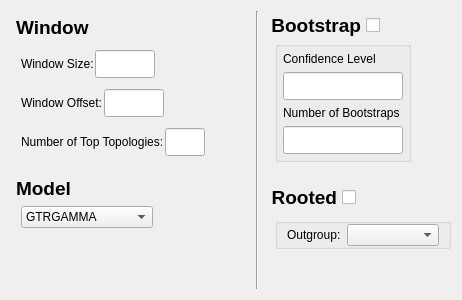
                <widget class="QWidget" name="raxmlStandardOptionsTab">
                 <attribute name="title">
                  <string>Standard</string>
                 </attribute>
                 <layout class="QHBoxLayout" name="horizontalLayout">
                  <item>
                   <layout class="QVBoxLayout" name="verticalLayout_2">
                    <property name="spacing">
                     <number>1</number>
                    </property>
                    <item>
                     <layout class="QHBoxLayout" name="horizontalLayout_10">
                      <property name="leftMargin">
                       <number>5</number>
                      </property>
                      <property name="topMargin">
                       <number>5</number>
                      </property>
                      <property name="bottomMargin">
                       <number>5</number>
                      </property>
                      <item>
                       <widget class="QLabel" name="windowOptionsLabel">
                        <property name="font">
                         <font>
                          <pointsize>14</pointsize>
                          <weight>75</weight>
                          <bold>true</bold>
                         </font>
                        </property>
                        <property name="text">
                         <string>Window</string>
                        </property>
                        <property name="margin">
                         <number>0</number>
                        </property>
                        <property name="indent">
                         <number>-1</number>
                        </property>
                       </widget>
                      </item>
                     </layout>
                    </item>
                    <item>
                     <layout class="QHBoxLayout" name="windowSizeHL">
                      <property name="leftMargin">
                       <number>10</number>
                      </property>
                      <property name="topMargin">
                       <number>5</number>
                      </property>
                      <property name="rightMargin">
                       <number>5</number>
                      </property>
                      <property name="bottomMargin">
                       <number>5</number>
                      </property>
                      <item>
                       <widget class="QLabel" name="windowSizeLabel">
                        <property name="text">
                         <string>Window Size:</string>
                        </property>
                       </widget>
                      </item>
                      <item>
                       <widget class="QLineEdit" name="windowSizeEntry">
                        <property name="minimumSize">
                         <size>
                          <width>60</width>
                          <height>21</height>
                         </size>
                        </property>
                        <property name="maximumSize">
                         <size>
                          <width>40</width>
                          <height>16777215</height>
                         </size>
                        </property>
                        <property name="font">
                         <font>
                          <pointsize>13</pointsize>
                          <weight>50</weight>
                          <bold>false</bold>
                         </font>
                        </property>
                        <property name="focusPolicy">
                         <enum>Qt::WheelFocus</enum>
                        </property>
                        <property name="text">
                         <string/>
                        </property>
                       </widget>
                      </item>
                      <item>
                       <spacer name="windowSizeSpacer">
                        <property name="orientation">
                         <enum>Qt::Horizontal</enum>
                        </property>
                        <property name="sizeHint" stdset="0">
                         <size>
                          <width>40</width>
                          <height>20</height>
                         </size>
                        </property>
                       </spacer>
                      </item>
                     </layout>
                    </item>
                    <item>
                     <layout class="QHBoxLayout" name="windowOffsetHL">
                      <property name="leftMargin">
                       <number>10</number>
                      </property>
                      <property name="topMargin">
                       <number>5</number>
                      </property>
                      <property name="rightMargin">
                       <number>5</number>
                      </property>
                      <property name="bottomMargin">
                       <number>5</number>
                      </property>
                      <item>
                       <widget class="QLabel" name="windowOffsetLabel">
                        <property name="text">
                         <string>Window Offset:</string>
                        </property>
                       </widget>
                      </item>
                      <item>
                       <widget class="QLineEdit" name="windowOffsetEntry">
                        <property name="minimumSize">
                         <size>
                          <width>60</width>
                          <height>21</height>
                         </size>
                        </property>
                        <property name="maximumSize">
                         <size>
                          <width>40</width>
                          <height>16777215</height>
                         </size>
                        </property>
                        <property name="font">
                         <font>
                          <pointsize>13</pointsize>
                          <weight>50</weight>
                          <bold>false</bold>
                         </font>
                        </property>
                        <property name="focusPolicy">
                         <enum>Qt::WheelFocus</enum>
                        </property>
                        <property name="text">
                         <string/>
                        </property>
                       </widget>
                      </item>
                      <item>
                       <spacer name="windowOffsetSpacer">
                        <property name="orientation">
                         <enum>Qt::Horizontal</enum>
                        </property>
                        <property name="sizeHint" stdset="0">
                         <size>
                          <width>40</width>
                          <height>20</height>
                         </size>
                        </property>
                       </spacer>
                      </item>
                     </layout>
                    </item>
                    <item>
                     <layout class="QHBoxLayout" name="numberOfTopTopologiesHL">
                      <property name="leftMargin">
                       <number>10</number>
                      </property>
                      <property name="topMargin">
                       <number>5</number>
                      </property>
                      <property name="rightMargin">
                       <number>5</number>
                      </property>
                      <property name="bottomMargin">
                       <number>5</number>
                      </property>
                      <item>
                       <widget class="QLabel" name="numberOfTopTopologiesLabel">
                        <property name="text">
                         <string>Number of Top Topologies:</string>
                        </property>
                       </widget>
                      </item>
                      <item>
                       <widget class="QLineEdit" name="numberOfTopTopologiesEntry">
                        <property name="minimumSize">
                         <size>
                          <width>40</width>
                          <height>21</height>
                         </size>
                        </property>
                        <property name="maximumSize">
                         <size>
                          <width>40</width>
                          <height>16777215</height>
                         </size>
                        </property>
                        <property name="font">
                         <font>
                          <pointsize>13</pointsize>
                          <weight>50</weight>
                          <bold>false</bold>
                         </font>
                        </property>
                        <property name="text">
                         <string/>
                        </property>
                       </widget>
                      </item>
                      <item>
                       <spacer name="numberOfTopTopologiesSpacer">
                        <property name="orientation">
                         <enum>Qt::Horizontal</enum>
                        </property>
                        <property name="sizeHint" stdset="0">
                         <size>
                          <width>40</width>
                          <height>20</height>
                         </size>
                        </property>
                       </spacer>
                      </item>
                     </layout>
                    </item>
                    <item>
                     <spacer name="verticalSpacer_5">
                      <property name="orientation">
                       <enum>Qt::Vertical</enum>
                      </property>
                      <property name="sizeType">
                       <enum>QSizePolicy::Fixed</enum>
                      </property>
                      <property name="sizeHint" stdset="0">
                       <size>
                        <width>20</width>
                        <height>10</height>
                       </size>
                      </property>
                     </spacer>
                    </item>
                    <item>
                     <layout class="QHBoxLayout" name="horizontalLayout_16">
                      <property name="leftMargin">
                       <number>5</number>
                      </property>
                      <property name="topMargin">
                       <number>5</number>
                      </property>
                      <property name="bottomMargin">
                       <number>5</number>
                      </property>
                      <item>
                       <widget class="QLabel" name="modelLabel">
                        <property name="font">
                         <font>
                          <pointsize>14</pointsize>
                          <weight>75</weight>
                          <bold>true</bold>
                         </font>
                        </property>
                        <property name="text">
                         <string>Model</string>
                        </property>
                       </widget>
                      </item>
                     </layout>
                    </item>
                    <item>
                     <layout class="QHBoxLayout" name="horizontalLayout_18">
                      <property name="leftMargin">
                       <number>10</number>
                      </property>
                      <property name="topMargin">
                       <number>0</number>
                      </property>
                      <property name="bottomMargin">
                       <number>5</number>
                      </property>
                      <item>
                       <widget class="QComboBox" name="modelComboBox">
                        <item>
                         <property name="text">
                          <string>GTRGAMMA</string>
                         </property>
                        </item>
                        <item>
                         <property name="text">
                          <string>GTRCAT</string>
                         </property>
                        </item>
                        <item>
                         <property name="text">
                          <string>GTRCATI</string>
                         </property>
                        </item>
                        <item>
                         <property name="text">
                          <string>ASC_GTRCAT</string>
                         </property>
                        </item>
                        <item>
                         <property name="text">
                          <string>ASC_GTRGAMMA</string>
                         </property>
                        </item>
                        <item>
                         <property name="text">
                          <string>GTRGAMMAI</string>
                         </property>
                        </item>
                       </widget>
                      </item>
                      <item>
                       <spacer name="horizontalSpacer_6">
                        <property name="orientation">
                         <enum>Qt::Horizontal</enum>
                        </property>
                        <property name="sizeHint" stdset="0">
                         <size>
                          <width>40</width>
                          <height>20</height>
                         </size>
                        </property>
                       </spacer>
                      </item>
                     </layout>
                    </item>
                    <item>
                     <spacer name="verticalSpacer_8">
                      <property name="orientation">
                       <enum>Qt::Vertical</enum>
                      </property>
                      <property name="sizeHint" stdset="0">
                       <size>
                        <width>20</width>
                        <height>40</height>
                       </size>
                      </property>
                     </spacer>
                    </item>
                   </layout>
                  </item>
                  <item>
                   <widget class="Line" name="raxmlOptionsVLine">
                    <property name="orientation">
                     <enum>Qt::Vertical</enum>
                    </property>
                   </widget>
                  </item>
                  <item>
                   <layout class="QVBoxLayout" name="verticalLayout_25">
                    <property name="spacing">
                     <number>1</number>
                    </property>
                    <item>
                     <layout class="QHBoxLayout" name="bootstrapHL">
                      <item>
                       <widget class="QCheckBox" name="checkboxBootstrap">
                        <property name="minimumSize">
                         <size>
                          <width>0</width>
                          <height>21</height>
                         </size>
                        </property>
                        <property name="font">
                         <font>
                          <pointsize>14</pointsize>
                          <weight>75</weight>
                          <bold>true</bold>
                         </font>
                        </property>
                        <property name="focusPolicy">
                         <enum>Qt::NoFocus</enum>
                        </property>
                        <property name="layoutDirection">
                         <enum>Qt::RightToLeft</enum>
                        </property>
                        <property name="text">
                         <string>Bootstrap</string>
                        </property>
                        <property name="checked">
                         <bool>false</bool>
                        </property>
                       </widget>
                      </item>
                      <item>
                       <spacer name="bootstrapSpacer">
                        <property name="orientation">
                         <enum>Qt::Horizontal</enum>
                        </property>
                        <property name="sizeHint" stdset="0">
                         <size>
                          <width>40</width>
                          <height>20</height>
                         </size>
                        </property>
                       </spacer>
                      </item>
                     </layout>
                    </item>
                    <item>
                     <layout class="QHBoxLayout" name="horizontalLayout_12">
                      <property name="leftMargin">
                       <number>10</number>
                      </property>
                      <property name="bottomMargin">
                       <number>5</number>
                      </property>
                      <item>
                       <widget class="QGroupBox" name="bootstrapGroupBox">
                        <property name="layoutDirection">
                         <enum>Qt::LeftToRight</enum>
                        </property>
                        <layout class="QVBoxLayout" name="verticalLayout_24">
                         <property name="margin">
                          <number>5</number>
                         </property>
                         <item>
                          <widget class="QLabel" name="confidenceLevelLabel">
                           <property name="layoutDirection">
                            <enum>Qt::LeftToRight</enum>
                           </property>
                           <property name="text">
                            <string>Confidence Level</string>
                           </property>
                          </widget>
                         </item>
                         <item>
                          <widget class="QLineEdit" name="confidenceLevelEntry">
                           <property name="minimumSize">
                            <size>
                             <width>40</width>
                             <height>0</height>
                            </size>
                           </property>
                           <property name="maximumSize">
                            <size>
                             <width>120</width>
                             <height>16777215</height>
                            </size>
                           </property>
                           <property name="font">
                            <font>
                             <pointsize>13</pointsize>
                             <weight>50</weight>
                             <bold>false</bold>
                            </font>
                           </property>
                           <property name="text">
                            <string/>
                           </property>
                          </widget>
                         </item>
                         <item>
                          <widget class="QLabel" name="numberOfBootstrapsLabel">
                           <property name="text">
                            <string>Number of Bootstraps</string>
                           </property>
                          </widget>
                         </item>
                         <item>
                          <widget class="QLineEdit" name="numberOfBootstrapsEntry">
                           <property name="minimumSize">
                            <size>
                             <width>40</width>
                             <height>0</height>
                            </size>
                           </property>
                           <property name="maximumSize">
                            <size>
                             <width>120</width>
                             <height>16777215</height>
                            </size>
                           </property>
                           <property name="font">
                            <font>
                             <pointsize>13</pointsize>
                             <weight>50</weight>
                             <bold>false</bold>
                            </font>
                           </property>
                          </widget>
                         </item>
                        </layout>
                       </widget>
                      </item>
                      <item>
                       <spacer name="horizontalSpacer_7">
                        <property name="orientation">
                         <enum>Qt::Horizontal</enum>
                        </property>
                        <property name="sizeHint" stdset="0">
                         <size>
                          <width>40</width>
                          <height>20</height>
                         </size>
                        </property>
                       </spacer>
                      </item>
                     </layout>
                    </item>
                    <item>
                     <spacer name="verticalSpacer_6">
                      <property name="orientation">
                       <enum>Qt::Vertical</enum>
                      </property>
                      <property name="sizeType">
                       <enum>QSizePolicy::Fixed</enum>
                      </property>
                      <property name="sizeHint" stdset="0">
                       <size>
                        <width>20</width>
                        <height>10</height>
                       </size>
                      </property>
                     </spacer>
                    </item>
                    <item>
                     <layout class="QHBoxLayout" name="horizontalLayout_7" stretch="0,0">
                      <property name="spacing">
                       <number>-1</number>
                      </property>
                      <property name="leftMargin">
                       <number>0</number>
                      </property>
                      <property name="topMargin">
                       <number>5</number>
                      </property>
                      <property name="rightMargin">
                       <number>0</number>
                      </property>
                      <property name="bottomMargin">
                       <number>5</number>
                      </property>
                      <item>
                       <widget class="QCheckBox" name="checkboxRooted">
                        <property name="font">
                         <font>
                          <pointsize>14</pointsize>
                          <weight>75</weight>
                          <bold>true</bold>
                         </font>
                        </property>
                        <property name="layoutDirection">
                         <enum>Qt::RightToLeft</enum>
                        </property>
                        <property name="text">
                         <string>Rooted</string>
                        </property>
                       </widget>
                      </item>
                      <item>
                       <spacer name="horizontalSpacer_5">
                        <property name="orientation">
                         <enum>Qt::Horizontal</enum>
                        </property>
                        <property name="sizeHint" stdset="0">
                         <size>
                          <width>40</width>
                          <height>20</height>
                         </size>
                        </property>
                       </spacer>
                      </item>
                     </layout>
                    </item>
                    <item>
                     <layout class="QHBoxLayout" name="horizontalLayout_15">
                      <property name="leftMargin">
                       <number>10</number>
                      </property>
                      <item>
                       <widget class="QGroupBox" name="outgroupGroupBox">
                        <layout class="QHBoxLayout" name="horizontalLayout_11">
                         <property name="sizeConstraint">
                          <enum>QLayout::SetDefaultConstraint</enum>
                         </property>
                         <property name="topMargin">
                          <number>0</number>
                         </property>
                         <property name="bottomMargin">
                          <number>0</number>
                         </property>
                         <item>
                          <widget class="QLabel" name="outgroupLabel">
                           <property name="text">
                            <string>Outgroup:</string>
                           </property>
                          </widget>
                         </item>
                         <item>
                          <widget class="QComboBox" name="outgroupComboBox">
                           <property name="sizePolicy">
                            <sizepolicy hsizetype="MinimumExpanding" vsizetype="Fixed">
                             <horstretch>0</horstretch>
                             <verstretch>0</verstretch>
                            </sizepolicy>
                           </property>
                          </widget>
                         </item>
                        </layout>
                       </widget>
                      </item>
                     </layout>
                    </item>
                    <item>
                     <spacer name="verticalSpacer_9">
                      <property name="orientation">
                       <enum>Qt::Vertical</enum>
                      </property>
                      <property name="sizeHint" stdset="0">
                       <size>
                        <width>20</width>
                        <height>40</height>
                       </size>
                      </property>
                     </spacer>
                    </item>
                   </layout>
                  </item>
                 </layout>
                </widget>
